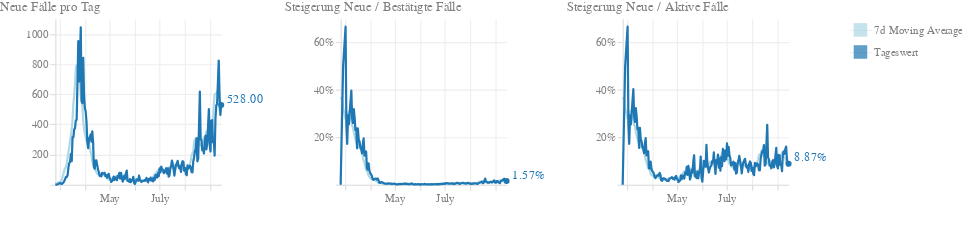

The notebook cell saved with this chart:
### Code cell
def chart_with_moving_average(valueCalc, title, yAxisFormat, yTextFormat, tooltipLabel):
    c2a_base = alt.Chart(df, width=150, height=150
    ).transform_timeunit(
        date='yearmonthdate(dataTime)'
    ).transform_aggregate(
        max_total_confirmed='max(total_confirmed)',
        max_total_active='max(total_active)',
        groupby=['date']
    ).transform_window(
        rolling_max='max(max_total_confirmed)',
        rolling_min='min(max_total_confirmed)',
        rolling_active='last_value(max_total_active)',
        frame=[-1, 0]
    ).transform_calculate(
        diff=valueCalc
    )

    day = c2a_base.mark_line(
        color='#1f77b4',
        size=2,
        strokeJoin='round'
    ).encode(
        alt.X('date:T', title=''),
        alt.Y('diff:Q', title='', impute=alt.ImputeParams(method='mean')),
        tooltip=['date:T', 'diff:Q']
    )

    c2a_the_tooltip = c2a_base.mark_circle(
        color='#1f77b4',
        size=200,
        opacity=0
    ).encode(
        alt.X('date:T', title=''),
        alt.Y('diff:Q', title=''),
        tooltip=[alt.Tooltip('date:T', title='Datum'), alt.Tooltip(
            'diff:Q', title=tooltipLabel, format=yTextFormat
        )]
    )

    c2a_the_highlight = c2a_base.transform_window(
        sort=[alt.SortField("date", order="descending")], 
        rank="rank(date)"
    ).transform_filter(
        alt.datum.rank == 1
    )

    c2a_the_text = c2a_the_highlight.mark_text(
        align='left',
        color='#1f77b4',
        dx=5,dy=-5,
    ).encode(
        alt.X('date:T'),
        alt.Y('diff:Q', title=''),
        text=alt.Text("diff:Q", format=yTextFormat)
    )

    c2a_the_mark = c2a_the_highlight.mark_circle(
        color='#1f77b4',
        opacity=1
    ).encode(
        alt.X('date:T'),
        alt.Y('diff:Q', title=''),
    )

    ma_base = c2a_base.transform_window(
        rolling_mean='mean(diff)',
        frame=[7, 0]
    )

    ma = ma_base.mark_line(
        color='lightblue',
        size=2,
        strokeJoin='round'
    ).encode(
        alt.X('date:T', title=''),
        alt.Y('rolling_mean:Q', axis=alt.Axis(format=yAxisFormat, title='')),
    )

    c2b_the_tooltip = ma_base.mark_circle(
        color='lightblue',
        size=200,
        opacity=0
    ).encode(
        alt.X('date:T', title=''),
        alt.Y('rolling_mean:Q', title=''),
        tooltip=[alt.Tooltip('date:T', title='Datum'), alt.Tooltip(
            'rolling_mean:Q', title='7d Moving Average', format=yTextFormat
        )]
    )

    c2b_the_highlight = ma_base.transform_window(
        sort=[alt.SortField("date", order="descending")], 
        rank="rank(date)"
    ).transform_filter(
        alt.datum.rank == 1
    )

    c2b_the_text = c2b_the_highlight.mark_text(
        align='left',
        color='lightblue',
        dx=5,dy=5,
    ).encode(
        alt.X('date:T'),
        alt.Y('rolling_mean:Q', title=''),
        text=alt.Text("rolling_mean:Q", format=yTextFormat)
    )

    c2b_the_mark = c2b_the_highlight.mark_circle(
        color='lightblue',
        opacity=1
    ).encode(
        alt.X('date:T'),
        alt.Y('rolling_mean:Q', title='')
    )

    new_cases_by_day = (
        ma + day + c2a_the_text + c2a_the_mark + c2b_the_text + c2b_the_mark + c2b_the_tooltip + c2a_the_tooltip
    ).properties(title=title)
    
    return new_cases_by_day

new_cases_by_day_chart = chart_with_moving_average(
    valueCalc='(datum.rolling_max - datum.rolling_min)',
    title='Neue Fälle pro Tag',
    yAxisFormat='2f',
    yTextFormat='.2f',
    tooltipLabel='Neue Fälle',
)
new_cases_by_day_percent_chart = chart_with_moving_average(
    valueCalc='(datum.rolling_max - datum.rolling_min) / datum.rolling_max',
    title='Steigerung Neue / Bestätigte Fälle',
    yAxisFormat='2%',
    yTextFormat='.2%',
    tooltipLabel='Steigerung'
)

new_cases_by_day_percent_chart2 = chart_with_moving_average(
    valueCalc='(datum.rolling_max - datum.rolling_min) / datum.rolling_active',
    title='Steigerung Neue / Aktive Fälle',
    yAxisFormat='2%',
    yTextFormat='.2%',
    tooltipLabel='Steigerung'
)

legendData = pd.DataFrame({
    'label': ['Tageswert', '7d Moving Average'],
    'color': ['#1f77b4', 'lightblue']
})

legend = alt.Chart(legendData).mark_square(size=150).encode(
    y=alt.Y(
        'label:N',
        axis=alt.Axis(domain=False, ticks=False, orient='right'), title=None
    ),
    color=alt.Color('color', legend=None)
)

chart_2_legendDomain = ['Tageswert', '7d Moving Average']
chart_2_legendColors = ['#1f77b4', 'lightblue']
chart_2_legendData = pd.DataFrame({
    'label': chart_2_legendDomain
})

legend2 = alt.Chart(chart_2_legendData).mark_square(size=150).encode(
    y=alt.Y(
        'label:N',
        axis=alt.Axis(domain=False, ticks=False, orient='right'),
        title=None
    ),
    color=alt.Color(
        'label',
        scale=alt.Scale(domain=chart_2_legendDomain,range=chart_2_legendColors),
        legend=None
    )
)

chart_2 = (
    new_cases_by_day_chart |
    new_cases_by_day_percent_chart |
    new_cases_by_day_percent_chart2 |
    legend2
).properties(
    padding=0
).configure_axis(
    grid=True,
    gridColor="#eee",
    domainColor="#ddd",
    tickColor="#ddd",
    labelColor="gray",
    labelBound=True,
    minExtent=50
).configure_view(
    strokeWidth=0
).configure_title(
    fontSize=12,
    fontWeight='normal',
    anchor='start',
    color='gray',
    dx=0,
    dy=0
)
chart_2

### Figure 1 — Vega-Lite specification as saved in the notebook (floating-point values rounded to 4 significant figures; data arrays with more than 128 entries replaced by an {"elided": "..."} marker saying what was removed)
{"config": {"view": {"continuousWidth": 400, "continuousHeight": 300, "strokeWidth": 0}, "axis": {"domainColor": "#ddd", "grid": true, "gridColor": "#eee", "labelBound": true, "labelColor": "gray", "minExtent": 50, "tickColor": "#ddd"}, "title": {"anchor": "start", "color": "gray", "dx": 0, "dy": 0, "fontSize": 12, "fontWeight": "normal"}}, "hconcat": [{"layer": [{"mark": {"type": "line", "color": "lightblue", "size": 2, "strokeJoin": "round"}, "encoding": {"x": {"type": "temporal", "field": "date", "title": ""}, "y": {"type": "quantitative", "axis": {"format": "2f", "title": ""}, "field": "rolling_mean"}}, "height": 150, "transform": [{"field": "dataTime", "timeUnit": "yearmonthdate", "as": "date"}, {"aggregate": [{"op": "max", "field": "total_confirmed", "as": "max_total_confirmed"}, {"op": "max", "field": "total_active", "as": "max_total_active"}], "groupby": ["date"]}, {"window": [{"op": "max", "field": "max_total_confirmed", "as": "rolling_max"}, {"op": "min", "field": "max_total_confirmed", "as": "rolling_min"}, {"op": "last_value", "field": "max_total_active", "as": "rolling_active"}], "frame": [-1, 0]}, {"calculate": "(datum.rolling_max - datum.rolling_min)", "as": "diff"}, {"window": [{"op": "mean", "field": "diff", "as": "rolling_mean"}], "frame": [7, 0]}], "width": 150}, {"mark": {"type": "line", "color": "#1f77b4", "size": 2, "strokeJoin": "round"}, "encoding": {"tooltip": [{"type": "temporal", "field": "date"}, {"type": "quantitative", "field": "diff"}], "x": {"type": "temporal", "field": "date", "title": ""}, "y": {"type": "quantitative", "field": "diff", "impute": {"method": "mean"}, "title": ""}}, "height": 150, "transform": [{"field": "dataTime", "timeUnit": "yearmonthdate", "as": "date"}, {"aggregate": [{"op": "max", "field": "total_confirmed", "as": "max_total_confirmed"}, {"op": "max", "field": "total_active", "as": "max_total_active"}], "groupby": ["date"]}, {"window": [{"op": "max", "field": "max_total_confirmed", "as": "rolling_max"}, {"op": "min", "field": "max_total_confirmed", "as": "rolling_min"}, {"op": "last_value", "field": "max_total_active", "as": "rolling_active"}], "frame": [-1, 0]}, {"calculate": "(datum.rolling_max - datum.rolling_min)", "as": "diff"}], "width": 150}, {"mark": {"type": "text", "align": "left", "color": "#1f77b4", "dx": 5, "dy": -5}, "encoding": {"text": {"type": "quantitative", "field": "diff", "format": ".2f"}, "x": {"type": "temporal", "field": "date"}, "y": {"type": "quantitative", "field": "diff", "title": ""}}, "height": 150, "transform": [{"field": "dataTime", "timeUnit": "yearmonthdate", "as": "date"}, {"aggregate": [{"op": "max", "field": "total_confirmed", "as": "max_total_confirmed"}, {"op": "max", "field": "total_active", "as": "max_total_active"}], "groupby": ["date"]}, {"window": [{"op": "max", "field": "max_total_confirmed", "as": "rolling_max"}, {"op": "min", "field": "max_total_confirmed", "as": "rolling_min"}, {"op": "last_value", "field": "max_total_active", "as": "rolling_active"}], "frame": [-1, 0]}, {"calculate": "(datum.rolling_max - datum.rolling_min)", "as": "diff"}, {"window": [{"op": "rank", "field": "date", "as": "rank"}], "sort": [{"field": "date", "order": "descending"}]}, {"filter": "(datum.rank === 1)"}], "width": 150}, {"mark": {"type": "circle", "color": "#1f77b4", "opacity": 1}, "encoding": {"x": {"type": "temporal", "field": "date"}, "y": {"type": "quantitative", "field": "diff", "title": ""}}, "height": 150, "transform": [{"field": "dataTime", "timeUnit": "yearmonthdate", "as": "date"}, {"aggregate": [{"op": "max", "field": "total_confirmed", "as": "max_total_confirmed"}, {"op": "max", "field": "total_active", "as": "max_total_active"}], "groupby": ["date"]}, {"window": [{"op": "max", "field": "max_total_confirmed", "as": "rolling_max"}, {"op": "min", "field": "max_total_confirmed", "as": "rolling_min"}, {"op": "last_value", "field": "max_total_active", "as": "rolling_active"}], "frame": [-1, 0]}, {"calculate": "(datum.rolling_max - datum.rolling_min)", "as": "diff"}, {"window": [{"op": "rank", "field": "date", "as": "rank"}], "sort": [{"field": "date", "order": "descending"}]}, {"filter": "(datum.rank === 1)"}], "width": 150}, {"mark": {"type": "text", "align": "left", "color": "lightblue", "dx": 5, "dy": 5}, "encoding": {"text": {"type": "quantitative", "field": "rolling_mean", "format": ".2f"}, "x": {"type": "temporal", "field": "date"}, "y": {"type": "quantitative", "field": "rolling_mean", "title": ""}}, "height": 150, "transform": [{"field": "dataTime", "timeUnit": "yearmonthdate", "as": "date"}, {"aggregate": [{"op": "max", "field": "total_confirmed", "as": "max_total_confirmed"}, {"op": "max", "field": "total_active", "as": "max_total_active"}], "groupby": ["date"]}, {"window": [{"op": "max", "field": "max_total_confirmed", "as": "rolling_max"}, {"op": "min", "field": "max_total_confirmed", "as": "rolling_min"}, {"op": "last_value", "field": "max_total_active", "as": "rolling_active"}], "frame": [-1, 0]}, {"calculate": "(datum.rolling_max - datum.rolling_min)", "as": "diff"}, {"window": [{"op": "mean", "field": "diff", "as": "rolling_mean"}], "frame": [7, 0]}, {"window": [{"op": "rank", "field": "date", "as": "rank"}], "sort": [{"field": "date", "order": "descending"}]}, {"filter": "(datum.rank === 1)"}], "width": 150}, {"mark": {"type": "circle", "color": "lightblue", "opacity": 1}, "encoding": {"x": {"type": "temporal", "field": "date"}, "y": {"type": "quantitative", "field": "rolling_mean", "title": ""}}, "height": 150, "transform": [{"field": "dataTime", "timeUnit": "yearmonthdate", "as": "date"}, {"aggregate": [{"op": "max", "field": "total_confirmed", "as": "max_total_confirmed"}, {"op": "max", "field": "total_active", "as": "max_total_active"}], "groupby": ["date"]}, {"window": [{"op": "max", "field": "max_total_confirmed", "as": "rolling_max"}, {"op": "min", "field": "max_total_confirmed", "as": "rolling_min"}, {"op": "last_value", "field": "max_total_active", "as": "rolling_active"}], "frame": [-1, 0]}, {"calculate": "(datum.rolling_max - datum.rolling_min)", "as": "diff"}, {"window": [{"op": "mean", "field": "diff", "as": "rolling_mean"}], "frame": [7, 0]}, {"window": [{"op": "rank", "field": "date", "as": "rank"}], "sort": [{"field": "date", "order": "descending"}]}, {"filter": "(datum.rank === 1)"}], "width": 150}, {"mark": {"type": "circle", "color": "lightblue", "opacity": 0, "size": 200}, "encoding": {"tooltip": [{"type": "temporal", "field": "date", "title": "Datum"}, {"type": "quantitative", "field": "rolling_mean", "format": ".2f", "title": "7d Moving Average"}], "x": {"type": "temporal", "field": "date", "title": ""}, "y": {"type": "quantitative", "field": "rolling_mean", "title": ""}}, "height": 150, "transform": [{"field": "dataTime", "timeUnit": "yearmonthdate", "as": "date"}, {"aggregate": [{"op": "max", "field": "total_confirmed", "as": "max_total_confirmed"}, {"op": "max", "field": "total_active", "as": "max_total_active"}], "groupby": ["date"]}, {"window": [{"op": "max", "field": "max_total_confirmed", "as": "rolling_max"}, {"op": "min", "field": "max_total_confirmed", "as": "rolling_min"}, {"op": "last_value", "field": "max_total_active", "as": "rolling_active"}], "frame": [-1, 0]}, {"calculate": "(datum.rolling_max - datum.rolling_min)", "as": "diff"}, {"window": [{"op": "mean", "field": "diff", "as": "rolling_mean"}], "frame": [7, 0]}], "width": 150}, {"mark": {"type": "circle", "color": "#1f77b4", "opacity": 0, "size": 200}, "encoding": {"tooltip": [{"type": "temporal", "field": "date", "title": "Datum"}, {"type": "quantitative", "field": "diff", "format": ".2f", "title": "Neue Fälle"}], "x": {"type": "temporal", "field": "date", "title": ""}, "y": {"type": "quantitative", "field": "diff", "title": ""}}, "height": 150, "transform": [{"field": "dataTime", "timeUnit": "yearmonthdate", "as": "date"}, {"aggregate": [{"op": "max", "field": "total_confirmed", "as": "max_total_confirmed"}, {"op": "max", "field": "total_active", "as": "max_total_active"}], "groupby": ["date"]}, {"window": [{"op": "max", "field": "max_total_confirmed", "as": "rolling_max"}, {"op": "min", "field": "max_total_confirmed", "as": "rolling_min"}, {"op": "last_value", "field": "max_total_active", "as": "rolling_active"}], "frame": [-1, 0]}, {"calculate": "(datum.rolling_max - datum.rolling_min)", "as": "diff"}], "width": 150}], "title": "Neue Fälle pro Tag"}, {"layer": [{"mark": {"type": "line", "color": "lightblue", "size": 2, "strokeJoin": "round"}, "encoding": {"x": {"type": "temporal", "field": "date", "title": ""}, "y": {"type": "quantitative", "axis": {"format": "2%", "title": ""}, "field": "rolling_mean"}}, "height": 150, "transform": [{"field": "dataTime", "timeUnit": "yearmonthdate", "as": "date"}, {"aggregate": [{"op": "max", "field": "total_confirmed", "as": "max_total_confirmed"}, {"op": "max", "field": "total_active", "as": "max_total_active"}], "groupby": ["date"]}, {"window": [{"op": "max", "field": "max_total_confirmed", "as": "rolling_max"}, {"op": "min", "field": "max_total_confirmed", "as": "rolling_min"}, {"op": "last_value", "field": "max_total_active", "as": "rolling_active"}], "frame": [-1, 0]}, {"calculate": "(datum.rolling_max - datum.rolling_min) / datum.rolling_max", "as": "diff"}, {"window": [{"op": "mean", "field": "diff", "as": "rolling_mean"}], "frame": [7, 0]}], "width": 150}, {"mark": {"type": "line", "color": "#1f77b4", "size": 2, "strokeJoin": "round"}, "encoding": {"tooltip": [{"type": "temporal", "field": "date"}, {"type": "quantitative", "field": "diff"}], "x": {"type": "temporal", "field": "date", "title": ""}, "y": {"type": "quantitative", "field": "diff", "impute": {"method": "mean"}, "title": ""}}, "height": 150, "transform": [{"field": "dataTime", "timeUnit": "yearmonthdate", "as": "date"}, {"aggregate": [{"op": "max", "field": "total_confirmed", "as": "max_total_confirmed"}, {"op": "max", "field": "total_active", "as": "max_total_active"}], "groupby": ["date"]}, {"window": [{"op": "max", "field": "max_total_confirmed", "as": "rolling_max"}, {"op": "min", "field": "max_total_confirmed", "as": "rolling_min"}, {"op": "last_value", "field": "max_total_active", "as": "rolling_active"}], "frame": [-1, 0]}, {"calculate": "(datum.rolling_max - datum.rolling_min) / datum.rolling_max", "as": "diff"}], "width": 150}, {"mark": {"type": "text", "align": "left", "color": "#1f77b4", "dx": 5, "dy": -5}, "encoding": {"text": {"type": "quantitative", "field": "diff", "format": ".2%"}, "x": {"type": "temporal", "field": "date"}, "y": {"type": "quantitative", "field": "diff", "title": ""}}, "height": 150, "transform": [{"field": "dataTime", "timeUnit": "yearmonthdate", "as": "date"}, {"aggregate": [{"op": "max", "field": "total_confirmed", "as": "max_total_confirmed"}, {"op": "max", "field": "total_active", "as": "max_total_active"}], "groupby": ["date"]}, {"window": [{"op": "max", "field": "max_total_confirmed", "as": "rolling_max"}, {"op": "min", "field": "max_total_confirmed", "as": "rolling_min"}, {"op": "last_value", "field": "max_total_active", "as": "rolling_active"}], "frame": [-1, 0]}, {"calculate": "(datum.rolling_max - datum.rolling_min) / datum.rolling_max", "as": "diff"}, {"window": [{"op": "rank", "field": "date", "as": "rank"}], "sort": [{"field": "date", "order": "descending"}]}, {"filter": "(datum.rank === 1)"}], "width": 150}, {"mark": {"type": "circle", "color": "#1f77b4", "opacity": 1}, "encoding": {"x": {"type": "temporal", "field": "date"}, "y": {"type": "quantitative", "field": "diff", "title": ""}}, "height": 150, "transform": [{"field": "dataTime", "timeUnit": "yearmonthdate", "as": "date"}, {"aggregate": [{"op": "max", "field": "total_confirmed", "as": "max_total_confirmed"}, {"op": "max", "field": "total_active", "as": "max_total_active"}], "groupby": ["date"]}, {"window": [{"op": "max", "field": "max_total_confirmed", "as": "rolling_max"}, {"op": "min", "field": "max_total_confirmed", "as": "rolling_min"}, {"op": "last_value", "field": "max_total_active", "as": "rolling_active"}], "frame": [-1, 0]}, {"calculate": "(datum.rolling_max - datum.rolling_min) / datum.rolling_max", "as": "diff"}, {"window": [{"op": "rank", "field": "date", "as": "rank"}], "sort": [{"field": "date", "order": "descending"}]}, {"filter": "(datum.rank === 1)"}], "width": 150}, {"mark": {"type": "text", "align": "left", "color": "lightblue", "dx": 5, "dy": 5}, "encoding": {"text": {"type": "quantitative", "field": "rolling_mean", "format": ".2%"}, "x": {"type": "temporal", "field": "date"}, "y": {"type": "quantitative", "field": "rolling_mean", "title": ""}}, "height": 150, "transform": [{"field": "dataTime", "timeUnit": "yearmonthdate", "as": "date"}, {"aggregate": [{"op": "max", "field": "total_confirmed", "as": "max_total_confirmed"}, {"op": "max", "field": "total_active", "as": "max_total_active"}], "groupby": ["date"]}, {"window": [{"op": "max", "field": "max_total_confirmed", "as": "rolling_max"}, {"op": "min", "field": "max_total_confirmed", "as": "rolling_min"}, {"op": "last_value", "field": "max_total_active", "as": "rolling_active"}], "frame": [-1, 0]}, {"calculate": "(datum.rolling_max - datum.rolling_min) / datum.rolling_max", "as": "diff"}, {"window": [{"op": "mean", "field": "diff", "as": "rolling_mean"}], "frame": [7, 0]}, {"window": [{"op": "rank", "field": "date", "as": "rank"}], "sort": [{"field": "date", "order": "descending"}]}, {"filter": "(datum.rank === 1)"}], "width": 150}, {"mark": {"type": "circle", "color": "lightblue", "opacity": 1}, "encoding": {"x": {"type": "temporal", "field": "date"}, "y": {"type": "quantitative", "field": "rolling_mean", "title": ""}}, "height": 150, "transform": [{"field": "dataTime", "timeUnit": "yearmonthdate", "as": "date"}, {"aggregate": [{"op": "max", "field": "total_confirmed", "as": "max_total_confirmed"}, {"op": "max", "field": "total_active", "as": "max_total_active"}], "groupby": ["date"]}, {"window": [{"op": "max", "field": "max_total_confirmed", "as": "rolling_max"}, {"op": "min", "field": "max_total_confirmed", "as": "rolling_min"}, {"op": "last_value", "field": "max_total_active", "as": "rolling_active"}], "frame": [-1, 0]}, {"calculate": "(datum.rolling_max - datum.rolling_min) / datum.rolling_max", "as": "diff"}, {"window": [{"op": "mean", "field": "diff", "as": "rolling_mean"}], "frame": [7, 0]}, {"window": [{"op": "rank", "field": "date", "as": "rank"}], "sort": [{"field": "date", "order": "descending"}]}, {"filter": "(datum.rank === 1)"}], "width": 150}, {"mark": {"type": "circle", "color": "lightblue", "opacity": 0, "size": 200}, "encoding": {"tooltip": [{"type": "temporal", "field": "date", "title": "Datum"}, {"type": "quantitative", "field": "rolling_mean", "format": ".2%", "title": "7d Moving Average"}], "x": {"type": "temporal", "field": "date", "title": ""}, "y": {"type": "quantitative", "field": "rolling_mean", "title": ""}}, "height": 150, "transform": [{"field": "dataTime", "timeUnit": "yearmonthdate", "as": "date"}, {"aggregate": [{"op": "max", "field": "total_confirmed", "as": "max_total_confirmed"}, {"op": "max", "field": "total_active", "as": "max_total_active"}], "groupby": ["date"]}, {"window": [{"op": "max", "field": "max_total_confirmed", "as": "rolling_max"}, {"op": "min", "field": "max_total_confirmed", "as": "rolling_min"}, {"op": "last_value", "field": "max_total_active", "as": "rolling_active"}], "frame": [-1, 0]}, {"calculate": "(datum.rolling_max - datum.rolling_min) / datum.rolling_max", "as": "diff"}, {"window": [{"op": "mean", "field": "diff", "as": "rolling_mean"}], "frame": [7, 0]}], "width": 150}, {"mark": {"type": "circle", "color": "#1f77b4", "opacity": 0, "size": 200}, "encoding": {"tooltip": [{"type": "temporal", "field": "date", "title": "Datum"}, {"type": "quantitative", "field": "diff", "format": ".2%", "title": "Steigerung"}], "x": {"type": "temporal", "field": "date", "title": ""}, "y": {"type": "quantitative", "field": "diff", "title": ""}}, "height": 150, "transform": [{"field": "dataTime", "timeUnit": "yearmonthdate", "as": "date"}, {"aggregate": [{"op": "max", "field": "total_confirmed", "as": "max_total_confirmed"}, {"op": "max", "field": "total_active", "as": "max_total_active"}], "groupby": ["date"]}, {"window": [{"op": "max", "field": "max_total_confirmed", "as": "rolling_max"}, {"op": "min", "field": "max_total_confirmed", "as": "rolling_min"}, {"op": "last_value", "field": "max_total_active", "as": "rolling_active"}], "frame": [-1, 0]}, {"calculate": "(datum.rolling_max - datum.rolling_min) / datum.rolling_max", "as": "diff"}], "width": 150}], "title": "Steigerung Neue / Bestätigte Fälle"}, {"layer": [{"mark": {"type": "line", "color": "lightblue", "size": 2, "strokeJoin": "round"}, "encoding": {"x": {"type": "temporal", "field": "date", "title": ""}, "y": {"type": "quantitative", "axis": {"format": "2%", "title": ""}, "field": "rolling_mean"}}, "height": 150, "transform": [{"field": "dataTime", "timeUnit": "yearmonthdate", "as": "date"}, {"aggregate": [{"op": "max", "field": "total_confirmed", "as": "max_total_confirmed"}, {"op": "max", "field": "total_active", "as": "max_total_active"}], "groupby": ["date"]}, {"window": [{"op": "max", "field": "max_total_confirmed", "as": "rolling_max"}, {"op": "min", "field": "max_total_confirmed", "as": "rolling_min"}, {"op": "last_value", "field": "max_total_active", "as": "rolling_active"}], "frame": [-1, 0]}, {"calculate": "(datum.rolling_max - datum.rolling_min) / datum.rolling_active", "as": "diff"}, {"window": [{"op": "mean", "field": "diff", "as": "rolling_mean"}], "frame": [7, 0]}], "width": 150}, {"mark": {"type": "line", "color": "#1f77b4", "size": 2, "strokeJoin": "round"}, "encoding": {"tooltip": [{"type": "temporal", "field": "date"}, {"type": "quantitative", "field": "diff"}], "x": {"type": "temporal", "field": "date", "title": ""}, "y": {"type": "quantitative", "field": "diff", "impute": {"method": "mean"}, "title": ""}}, "height": 150, "transform": [{"field": "dataTime", "timeUnit": "yearmonthdate", "as": "date"}, {"aggregate": [{"op": "max", "field": "total_confirmed", "as": "max_total_confirmed"}, {"op": "max", "field": "total_active", "as": "max_total_active"}], "groupby": ["date"]}, {"window": [{"op": "max", "field": "max_total_confirmed", "as": "rolling_max"}, {"op": "min", "field": "max_total_confirmed", "as": "rolling_min"}, {"op": "last_value", "field": "max_total_active", "as": "rolling_active"}], "frame": [-1, 0]}, {"calculate": "(datum.rolling_max - datum.rolling_min) / datum.rolling_active", "as": "diff"}], "width": 150}, {"mark": {"type": "text", "align": "left", "color": "#1f77b4", "dx": 5, "dy": -5}, "encoding": {"text": {"type": "quantitative", "field": "diff", "format": ".2%"}, "x": {"type": "temporal", "field": "date"}, "y": {"type": "quantitative", "field": "diff", "title": ""}}, "height": 150, "transform": [{"field": "dataTime", "timeUnit": "yearmonthdate", "as": "date"}, {"aggregate": [{"op": "max", "field": "total_confirmed", "as": "max_total_confirmed"}, {"op": "max", "field": "total_active", "as": "max_total_active"}], "groupby": ["date"]}, {"window": [{"op": "max", "field": "max_total_confirmed", "as": "rolling_max"}, {"op": "min", "field": "max_total_confirmed", "as": "rolling_min"}, {"op": "last_value", "field": "max_total_active", "as": "rolling_active"}], "frame": [-1, 0]}, {"calculate": "(datum.rolling_max - datum.rolling_min) / datum.rolling_active", "as": "diff"}, {"window": [{"op": "rank", "field": "date", "as": "rank"}], "sort": [{"field": "date", "order": "descending"}]}, {"filter": "(datum.rank === 1)"}], "width": 150}, {"mark": {"type": "circle", "color": "#1f77b4", "opacity": 1}, "encoding": {"x": {"type": "temporal", "field": "date"}, "y": {"type": "quantitative", "field": "diff", "title": ""}}, "height": 150, "transform": [{"field": "dataTime", "timeUnit": "yearmonthdate", "as": "date"}, {"aggregate": [{"op": "max", "field": "total_confirmed", "as": "max_total_confirmed"}, {"op": "max", "field": "total_active", "as": "max_total_active"}], "groupby": ["date"]}, {"window": [{"op": "max", "field": "max_total_confirmed", "as": "rolling_max"}, {"op": "min", "field": "max_total_confirmed", "as": "rolling_min"}, {"op": "last_value", "field": "max_total_active", "as": "rolling_active"}], "frame": [-1, 0]}, {"calculate": "(datum.rolling_max - datum.rolling_min) / datum.rolling_active", "as": "diff"}, {"window": [{"op": "rank", "field": "date", "as": "rank"}], "sort": [{"field": "date", "order": "descending"}]}, {"filter": "(datum.rank === 1)"}], "width": 150}, {"mark": {"type": "text", "align": "left", "color": "lightblue", "dx": 5, "dy": 5}, "encoding": {"text": {"type": "quantitative", "field": "rolling_mean", "format": ".2%"}, "x": {"type": "temporal", "field": "date"}, "y": {"type": "quantitative", "field": "rolling_mean", "title": ""}}, "height": 150, "transform": [{"field": "dataTime", "timeUnit": "yearmonthdate", "as": "date"}, {"aggregate": [{"op": "max", "field": "total_confirmed", "as": "max_total_confirmed"}, {"op": "max", "field": "total_active", "as": "max_total_active"}], "groupby": ["date"]}, {"window": [{"op": "max", "field": "max_total_confirmed", "as": "rolling_max"}, {"op": "min", "field": "max_total_confirmed", "as": "rolling_min"}, {"op": "last_value", "field": "max_total_active", "as": "rolling_active"}], "frame": [-1, 0]}, {"calculate": "(datum.rolling_max - datum.rolling_min) / datum.rolling_active", "as": "diff"}, {"window": [{"op": "mean", "field": "diff", "as": "rolling_mean"}], "frame": [7, 0]}, {"window": [{"op": "rank", "field": "date", "as": "rank"}], "sort": [{"field": "date", "order": "descending"}]}, {"filter": "(datum.rank === 1)"}], "width": 150}, {"mark": {"type": "circle", "color": "lightblue", "opacity": 1}, "encoding": {"x": {"type": "temporal", "field": "date"}, "y": {"type": "quantitative", "field": "rolling_mean", "title": ""}}, "height": 150, "transform": [{"field": "dataTime", "timeUnit": "yearmonthdate", "as": "date"}, {"aggregate": [{"op": "max", "field": "total_confirmed", "as": "max_total_confirmed"}, {"op": "max", "field": "total_active", "as": "max_total_active"}], "groupby": ["date"]}, {"window": [{"op": "max", "field": "max_total_confirmed", "as": "rolling_max"}, {"op": "min", "field": "max_total_confirmed", "as": "rolling_min"}, {"op": "last_value", "field": "max_total_active", "as": "rolling_active"}], "frame": [-1, 0]}, {"calculate": "(datum.rolling_max - datum.rolling_min) / datum.rolling_active", "as": "diff"}, {"window": [{"op": "mean", "field": "diff", "as": "rolling_mean"}], "frame": [7, 0]}, {"window": [{"op": "rank", "field": "date", "as": "rank"}], "sort": [{"field": "date", "order": "descending"}]}, {"filter": "(datum.rank === 1)"}], "width": 150}, {"mark": {"type": "circle", "color": "lightblue", "opacity": 0, "size": 200}, "encoding": {"tooltip": [{"type": "temporal", "field": "date", "title": "Datum"}, {"type": "quantitative", "field": "rolling_mean", "format": ".2%", "title": "7d Moving Average"}], "x": {"type": "temporal", "field": "date", "title": ""}, "y": {"type": "quantitative", "field": "rolling_mean", "title": ""}}, "height": 150, "transform": [{"field": "dataTime", "timeUnit": "yearmonthdate", "as": "date"}, {"aggregate": [{"op": "max", "field": "total_confirmed", "as": "max_total_confirmed"}, {"op": "max", "field": "total_active", "as": "max_total_active"}], "groupby": ["date"]}, {"window": [{"op": "max", "field": "max_total_confirmed", "as": "rolling_max"}, {"op": "min", "field": "max_total_confirmed", "as": "rolling_min"}, {"op": "last_value", "field": "max_total_active", "as": "rolling_active"}], "frame": [-1, 0]}, {"calculate": "(datum.rolling_max - datum.rolling_min) / datum.rolling_active", "as": "diff"}, {"window": [{"op": "mean", "field": "diff", "as": "rolling_mean"}], "frame": [7, 0]}], "width": 150}, {"mark": {"type": "circle", "color": "#1f77b4", "opacity": 0, "size": 200}, "encoding": {"tooltip": [{"type": "temporal", "field": "date", "title": "Datum"}, {"type": "quantitative", "field": "diff", "format": ".2%", "title": "Steigerung"}], "x": {"type": "temporal", "field": "date", "title": ""}, "y": {"type": "quantitative", "field": "diff", "title": ""}}, "height": 150, "transform": [{"field": "dataTime", "timeUnit": "yearmonthdate", "as": "date"}, {"aggregate": [{"op": "max", "field": "total_confirmed", "as": "max_total_confirmed"}, {"op": "max", "field": "total_active", "as": "max_total_active"}], "groupby": ["date"]}, {"window": [{"op": "max", "field": "max_total_confirmed", "as": "rolling_max"}, {"op": "min", "field": "max_total_confirmed", "as": "rolling_min"}, {"op": "last_value", "field": "max_total_active", "as": "rolling_active"}], "frame": [-1, 0]}, {"calculate": "(datum.rolling_max - datum.rolling_min) / datum.rolling_active", "as": "diff"}], "width": 150}], "title": "Steigerung Neue / Aktive Fälle"}, {"data": {"name": "data-793b2339a016668726e02e8737965916"}, "mark": {"type": "square", "size": 150}, "encoding": {"color": {"type": "nominal", "field": "label", "legend": null, "scale": {"domain": ["Tageswert", "7d Moving Average"], "range": ["#1f77b4", "lightblue"]}}, "y": {"type": "nominal", "axis": {"domain": false, "orient": "right", "ticks": false}, "field": "label", "title": null}}}], "data": {"name": "data-11206cdd89530bb8a7ed5f12c9d10221"}, "padding": 0, "$schema": "https://vega.github.io/schema/vega-lite/v4.8.1.json", "datasets": {"data-11206cdd89530bb8a7ed5f12c9d10221": {"elided": "198 records"}, "data-793b2339a016668726e02e8737965916": [{"label": "Tageswert"}, {"label": "7d Moving Average"}]}}
